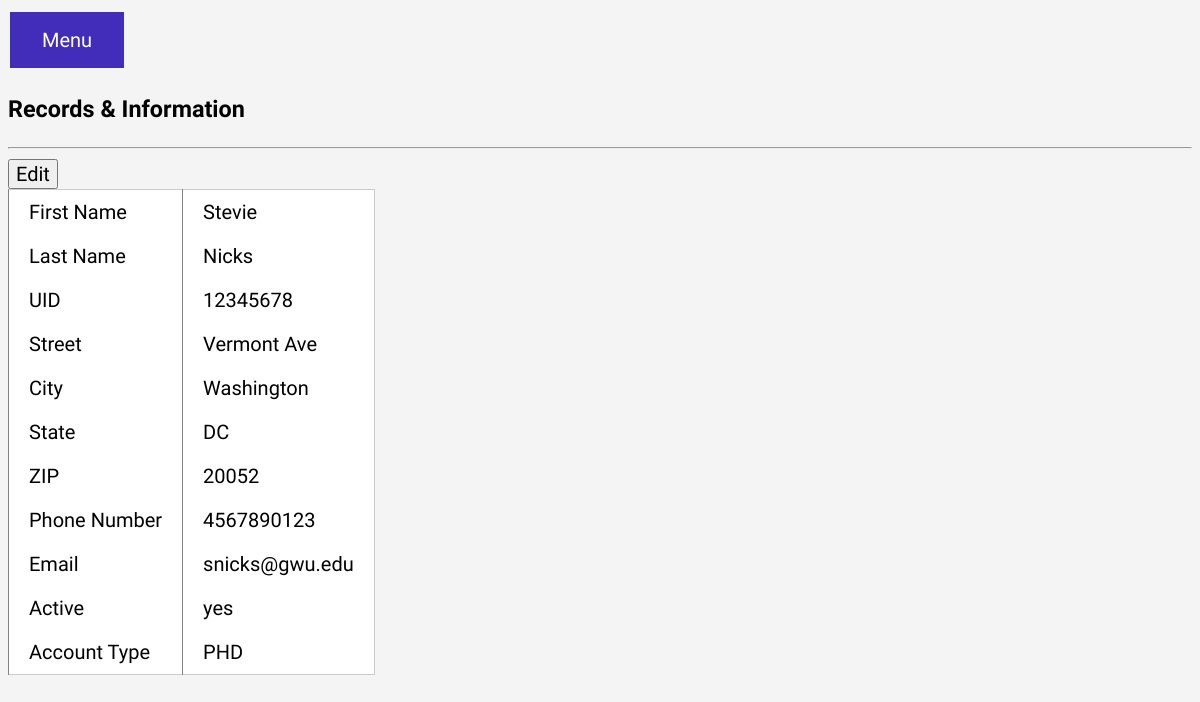
The app's page /edit-info-reg.php (signed in) with its own data.
### tables this page shows
CREATE TABLE user (
  type varchar(50),
  uid int(8) auto_increment,
  password varchar(20),
  fname varchar(20),
  lname varchar(20),
  ssn int(9),
  email varchar(20),
  street varchar(20),
  city varchar(20),
  state varchar(2),
  zip int(5),
  program varchar(20),
  major varchar(10),
  grad_status varchar(10),
  active varchar(5) DEFAULT 'yes',
  donation int(15) DEFAULT 0,
  advisor int(8),
  phone varchar(10),
  hold varchar(5) DEFAULT 'no',
  PRIMARY KEY (uid)
);

### edit-info-reg.php (the view, shortened to what this page needs)
<!DOCTYPE html>
<html>
  <head>
    <link rel = "stylesheet" type="text/css" href="style.css"/>
  </head>
  <body>
    <div style="display: inline-block;" class="menu-button">
      <form action="menu.php">
        <input type="submit" value="Menu"/>
      </form>
    </div>
    <h3> Records & Information </h3>
    <hr>
    <form action="edit-info-reg.php" method="post">
      <input type="submit" name="edit" value="Edit">
    </form>
      <?php
        $conn = mysqli_connect("localhost", "ARGv", "CSCI2541_sp19", "ARGv");
        $query = "select * FROM user where uid='".$_SESSION['uid']."';";
        $result = mysqli_query($conn, $query);
        if(mysqli_num_rows($result)>0){
          if(isset($_POST['edit'])){
          $row = mysqli_fetch_assoc($result);
          echo '<form action="edit-info-reg.php" method="post"><br>';
          echo 'First name: <input type="text" name="fname" value="'.$row['fname'].'"><br>';
          echo 'Last name: <input type="text" name="lname" value="'.$row['lname'].'"><br>';
          echo 'Street: <input type="text" name="street" value="'.$row['street'].'"><br>';
          echo 'City: <input type="text" name="city" value="'.$row['city'].'"><br>';
          echo 'State: <input type="text" name="state" value="'.$row['state'].'"><br>';
          echo 'Zipcode: <input type="number" name="zip" value="'.$row['zip'].'"><br>';
          echo 'Phone: <input type="number" name="phone" value="'.$row['phone'].'"><br>';
          echo 'Email: <input type="email" name="email" value="'.$row['email'].'"><br>';
          echo 'Password: <input type="text" name="password"><br>';
          echo '<input type="submit" name="update" value="Update">';
          echo "</form>";
        }
        else{
          echo "<table>";
          while($row = mysqli_fetch_assoc($result)){
            echo "<tr><td>First Name</td><td>".$row["fname"]."</td></tr>";
            echo "<tr><td>Last Name</td><td>".$row["lname"]."</td></tr>";
            echo "<tr><td>UID</td><td>".$row["uid"]."</td></tr>";
            echo "<tr><td>Street</td><td>".$row["street"]."</td></tr>";
            echo "<tr><td>City</td><td>".$row["city"]."</td></tr>";
            echo "<tr><td>State</td><td>".$row["state"]."</td></tr>";
            echo "<tr><td>ZIP</td><td>".$row["zip"]."</td></tr>";
            echo "<tr><td>Phone Number</td><td>".$row["phone"]."</td></tr>";
            echo "<tr><td>Email</td><td>".$row["email"]."</td></tr>";
            echo "<tr><td>Active</td><td>".$row["active"]."</td></tr>";
            echo "<tr><td>Account Type</td><td>".$row["type"]."</td></tr>";
          }
          echo "</table>";
        }
        }
      ?>
  </body>
</html>

### style.css (style rules this page uses)
:root { --main-color: #422dbb; --main-font: 'Libre Franklin', sans-serif; }
* { box-sizing: border-box; }
body { font-family: var(--main-font); background-color: #f4f4f4; font-size: 20px; }
input[type=submit], input[type=text], input[type=number], input[type=password], input[type=email] { font-family: var(--main-font); font-size: 20px; }
table { border: 1px solid #cbcbcb; border-collapse: collapse; border-spacing: 0; font-family: var(--main-font); background-color: white; }
table td, table th { border-left: 1px solid #838383; border-width: 0 0 0 1px; margin: 0; padding: 0.5em 1em; }
.menu-button input[type=submit] { background-color: var(--main-color); border: none; color: white; padding: 16px 32px; text-decoration: none; margin: 4px 2px; font-size: 20px; }

### records on screen
user: fname "Stevie", lname "Nicks", uid "12345678", street "Vermont Ave", city "Washington", state "DC", zip "20052", phone "4567890123", email "snicks@gwu.edu", active "yes", type "PHD"
